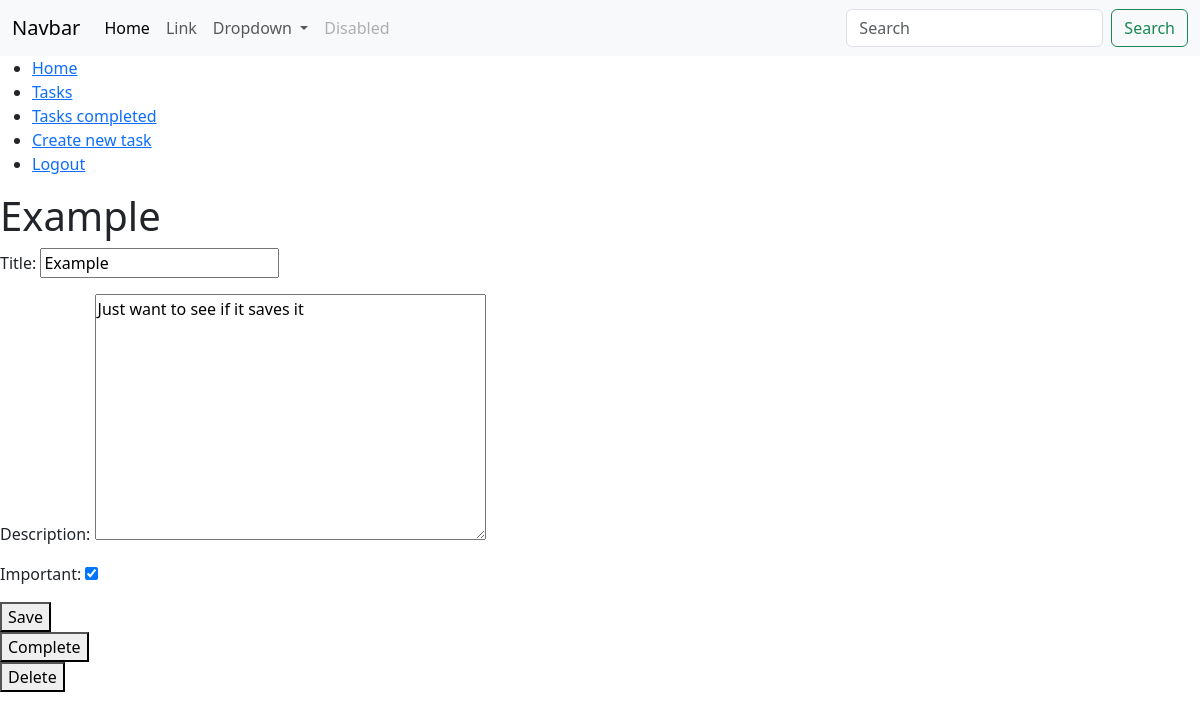
/tasks/3 (signed in), run on the app's committed database.
### task/models.py (models this page shows, shortened)
class Task(models.Model):
    title = models.CharField(max_length=100)
    description = models.TextField(blank=True)
    created = models.DateTimeField(auto_now_add=True)
    datecompleted = models.DateTimeField(null=True, blank=True)
    important = models.BooleanField(default=False)
    user = models.ForeignKey(User, on_delete=models.CASCADE)

### task/views.py (the view, shortened to what this page needs)
# urls.py: path('tasks/<int:id>', views.task_details, name="task_details"),
@login_required
def task_details(request, id):
    if request.method == "GET":
        task = get_object_or_404(Task, pk=id, user=request.user)
        form = TaskForm(instance=task)
        return render(request, "task_details.html", {
            'task': task,
            'form': form
        })

### task/forms.py
class TaskForm(ModelForm):
    class Meta:
        model = Task
        fields = ['title', 'description', 'important']

### task/templates/task_details.html (shortened to what this page needs)
{% extends 'base.html' %}
{% block content %}
<h1>{{task.title}}</h1>
<form method="POST">
    {{form.as_p}}
    <button>
        Save
    </button>
</form>
<form action="{% url 'task_complete' task.id %}" method="POST">
    <button>
        Complete
    </button>
</form>
<form action="{% url 'task_delete' task.id %}" method="POST">
    <button>
        Delete
    </button>
</form>
{% endblock %}

### data on the page
Task: title "Example", description "Just want to see if it saves it", important "☑"
